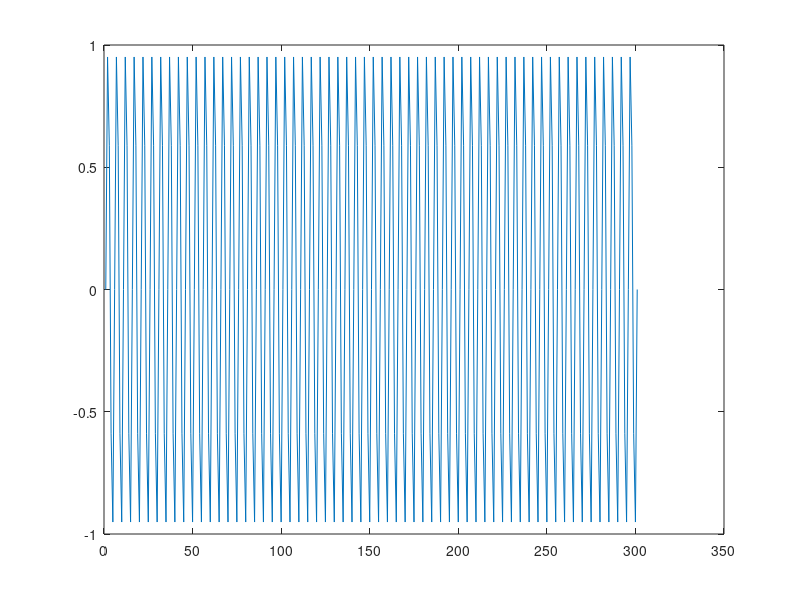
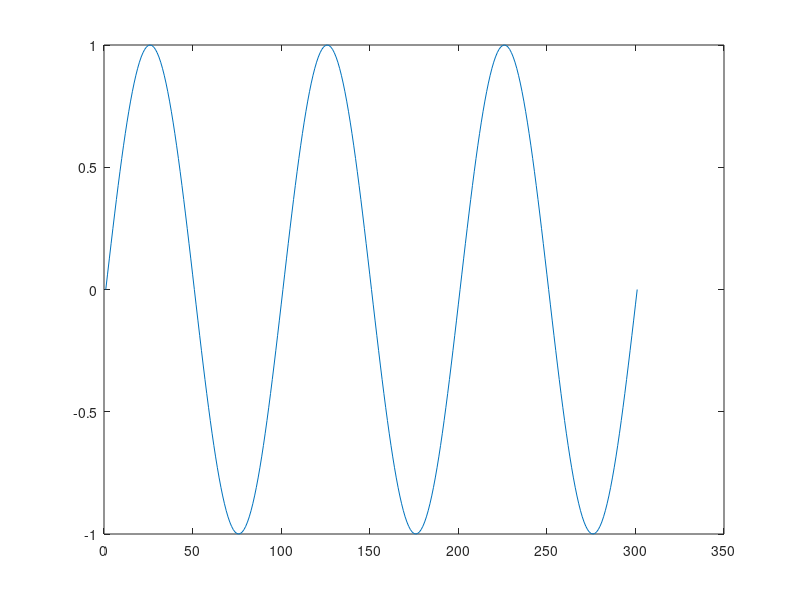
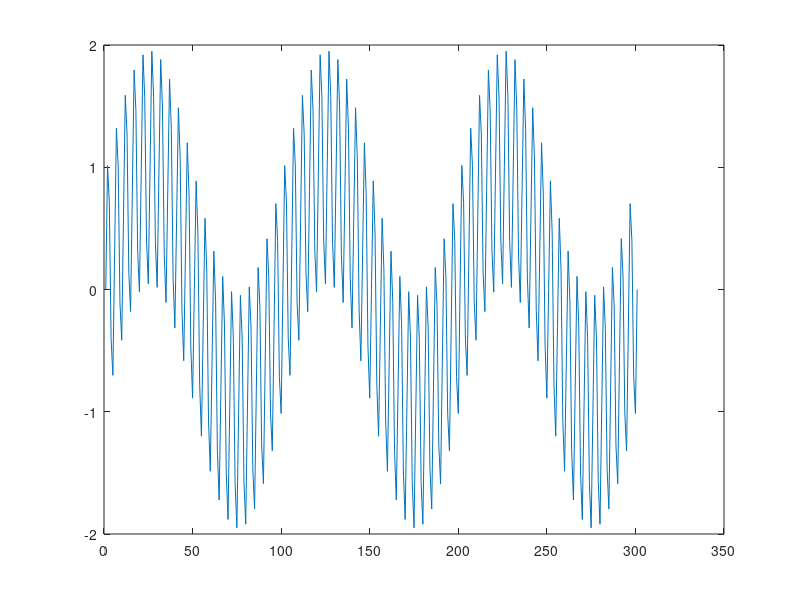

Reproduce these figures in MATLAB, in order. (Note: this script raises an error after producing the figures.)
% Udemy course by Israel Gbati.
% Practical DSP with Matlab

% Video lecture #40 : Performing convolution

clc;
close all;

ts = 1/100;
T = 3;
t = 0:ts:T;

f1 = 20;
signal_20hz = sin(2*pi*f1*t);
figure;
plot(signal_20hz);
csvwrite('signal_20hz.txt',signal_20hz);

f2 = 1;
signal_1hz = sin(2*pi*f2*t);
figure;
plot(signal_1hz);

signal_sum = signal_20hz + signal_1hz;
figure;
plot(signal_sum);
csvwrite('signal_sum.txt',signal_sum);

%type fdatool in command window to design a filter
figure;
plot(impulse_response_lecture40);

%********************************************

%Lecture #41
output_signal = conv(signal_sum, impulse_response_lecture40);

figure;
subplot(3,1,1); %subplot(rows , column , position of rows )
plot(signal_sum);
title('Noisy input signal');
subplot(3,1,2);
plot(impulse_response_lecture40);
title('Impulse Response');
subplot(3,1,3);
plot(output_signal);
title('Output from convolution');

suptitle('Convolution Lecture40');
